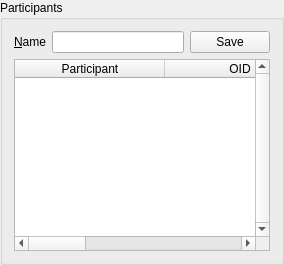
          <widget class="QGroupBox" name="groupBox_2">
           <property name="title">
            <string>Participants</string>
           </property>
           <layout class="QVBoxLayout" name="verticalLayout_32">
            <item>
             <layout class="QHBoxLayout" name="horizontalLayout_12">
              <item>
               <widget class="QLabel" name="label_22">
                <property name="text">
                 <string>&amp;Name</string>
                </property>
                <property name="buddy">
                 <cstring>urlNodeName</cstring>
                </property>
               </widget>
              </item>
              <item>
               <widget class="QLineEdit" name="urlNodeName"/>
              </item>
              <item>
               <widget class="QPushButton" name="pushButton">
                <property name="text">
                 <string>Save</string>
                </property>
               </widget>
              </item>
             </layout>
            </item>
            <item>
             <widget class="QTableWidget" name="urlParticipants">
              <property name="verticalScrollBarPolicy">
               <enum>Qt::ScrollBarAlwaysOn</enum>
              </property>
              <property name="alternatingRowColors">
               <bool>true</bool>
              </property>
              <property name="selectionBehavior">
               <enum>QAbstractItemView::SelectRows</enum>
              </property>
              <property name="horizontalScrollMode">
               <enum>QAbstractItemView::ScrollPerPixel</enum>
              </property>
              <property name="sortingEnabled">
               <bool>true</bool>
              </property>
              <attribute name="horizontalHeaderDefaultSectionSize">
               <number>150</number>
              </attribute>
              <attribute name="horizontalHeaderStretchLastSection">
               <bool>true</bool>
              </attribute>
              <column>
               <property name="text">
                <string>Participant</string>
               </property>
              </column>
              <column>
               <property name="text">
                <string>OID</string>
               </property>
              </column>
              <column>
               <property name="text">
                <string>neighbor_oid</string>
               </property>
              </column>
              <column>
               <property name="text">
                <string>public_key_hash</string>
               </property>
              </column>
              <column>
               <property name="text">
                <string>ignored</string>
               </property>
              </column>
              <column>
               <property name="text">
                <string>ignored</string>
               </property>
              </column>
             </widget>
            </item>
           </layout>
          </widget>
